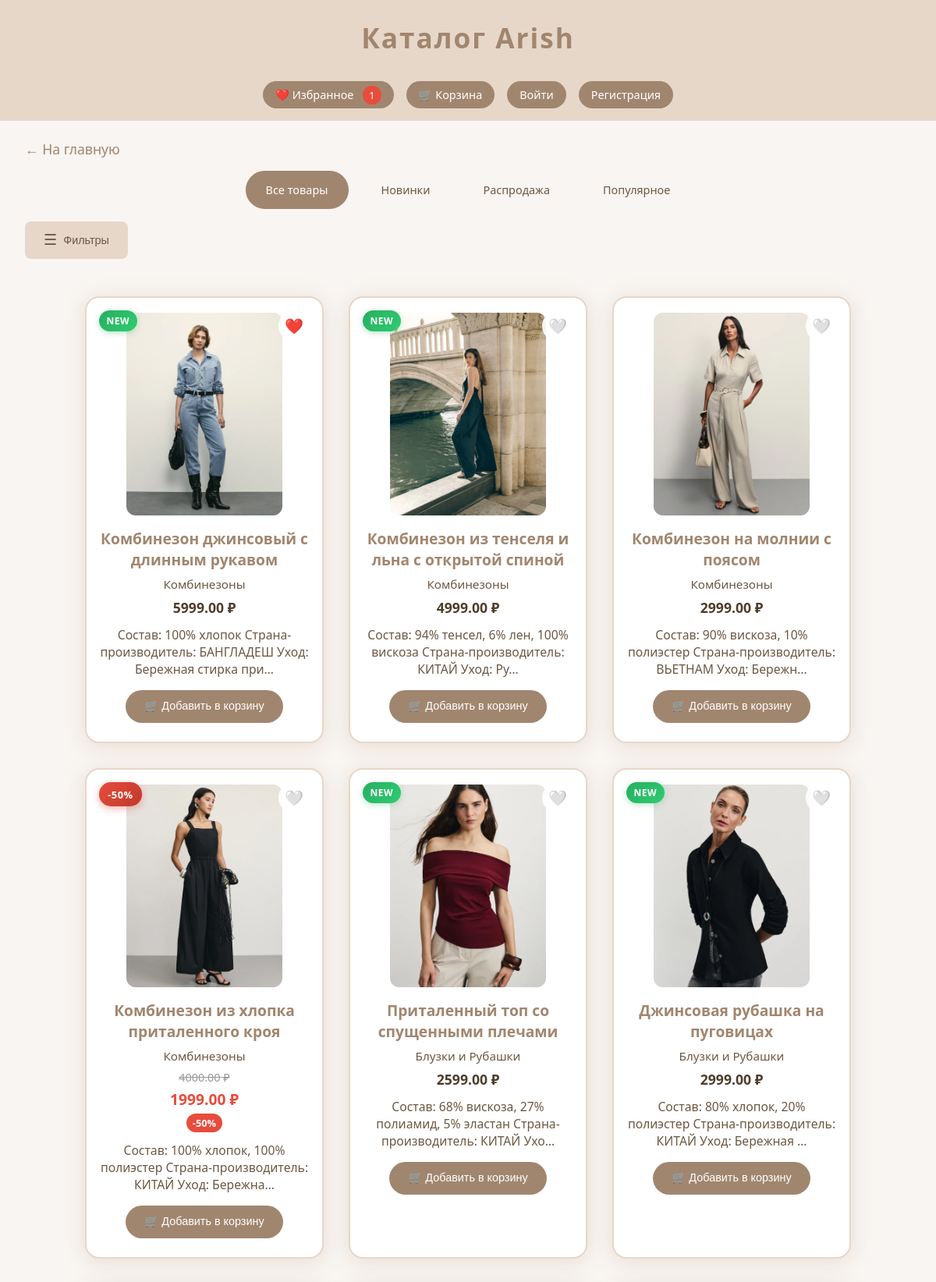
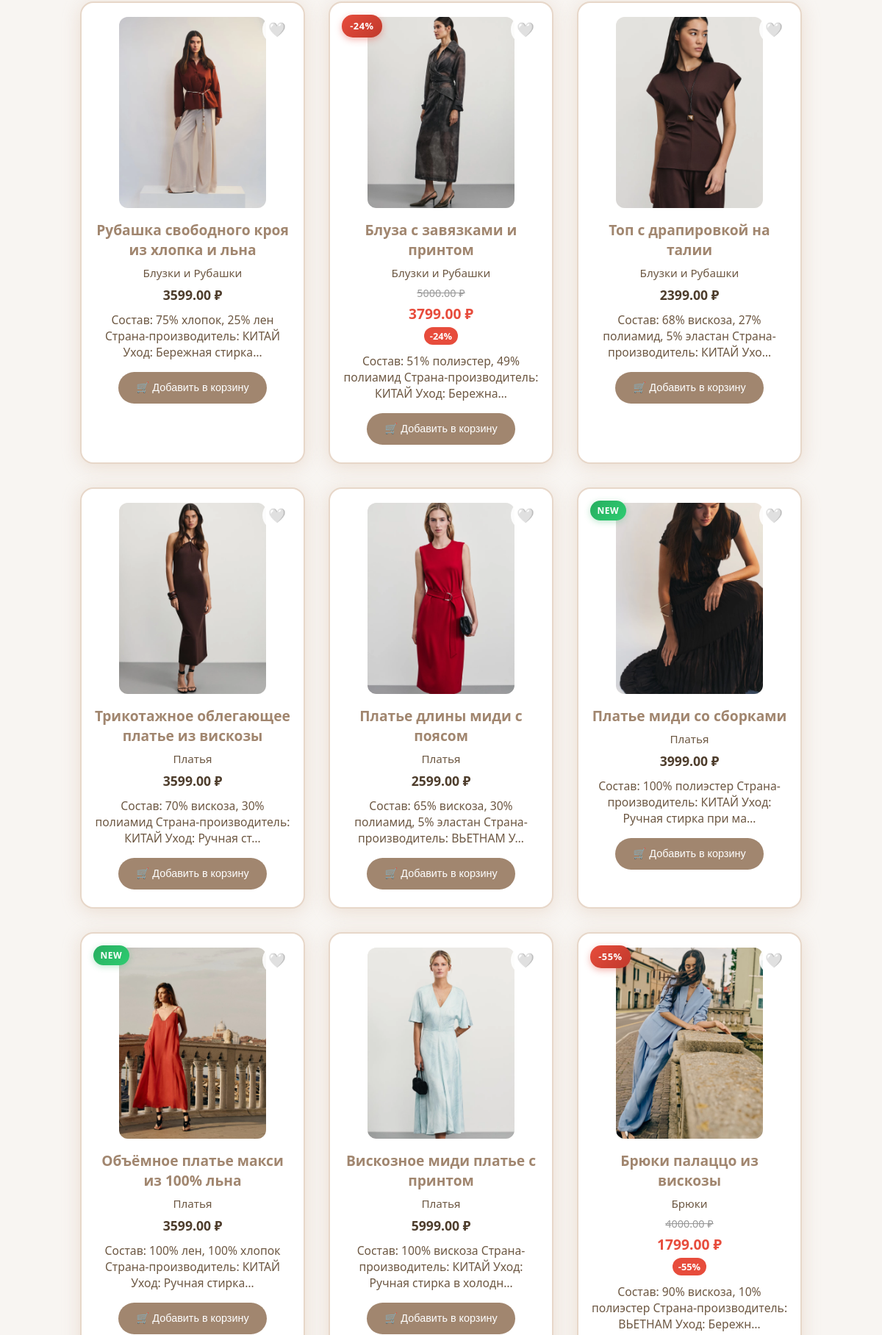
/shop/ (signed in, upper part), run on the app's committed database (2 pictures, top to bottom).
### shop/models.py (models this page shows, shortened)
class Product(models.Model):
    name = models.CharField('Название', max_length=120)
    description = models.TextField('Описание', blank=True)
    price = models.DecimalField('Цена', max_digits=8, decimal_places=2)
    old_price = models.DecimalField('Старая цена', max_digits=8, decimal_places=2, null=True, blank=True)
    image = models.ImageField('Изображение', upload_to='products/')
    category = models.CharField('Категория', max_length=60, blank=True)
    is_new = models.BooleanField('Новинка', default=False)
    is_popular = models.BooleanField('Популярное', default=False)
    is_sale = models.BooleanField('Распродажа', default=False)
    created_at = models.DateTimeField('Дата добавления', auto_now_add=True)
    @property
    def discount_percent(self):
        if self.old_price and self.old_price > self.price:
            return int(((self.old_price - self.price) / self.old_price) * 100)
        return 0

### shop/views.py (the view)
# urls.py: path('', views.product_list, name='product_list'),
def product_list(request):
    category = request.GET.get('category', '')
    search = request.GET.get('search', '')
    min_price = request.GET.get('min_price', '')
    max_price = request.GET.get('max_price', '')
    products = Product.objects.all()
    if category:
        products = products.filter(category__icontains=category)
    if search:
        products = products.filter(
            Q(name__icontains=search) |
            Q(description__icontains=search) |
            Q(category__icontains=search)
        )
    if min_price:
        try:
            products = products.filter(price__gte=float(min_price))
        except ValueError:
            pass
    if max_price:
        try:
            products = products.filter(price__lte=float(max_price))
        except ValueError:
            pass
    products = products.order_by('-created_at')
    categories = Product.objects.values_list('category', flat=True).distinct().exclude(category='')
    cart_items = []
    cart_total = 0
    if request.session.session_key:
        cart_items = CartItem.objects.filter(session_key=request.session.session_key)
        cart_total = sum(item.get_total_price() for item in cart_items)
    favorites = []
    if request.user.is_authenticated:
        favorites = Favorite.objects.filter(user=request.user).values_list('product_id', flat=True)
    elif request.session.session_key:
        favorites = Favorite.objects.filter(session_key=request.session.session_key).values_list('product_id', flat=True)
    context = {
        'products': products,
        'categories': categories,
        'cart_items': cart_items,
        'cart_total': cart_total,
        'cart_count': len(cart_items),
        'favorites': favorites,
        'favorites_count': len(favorites),
        'filters': {
            'category': category,
            'search': search,
            'min_price': min_price,
            'max_price': max_price,
        }
    }
    return render(request, 'shop/product_list.html', context)

### shop/templates/shop/product_list.html (shortened to what this page needs)
<!DOCTYPE html>
<html lang="ru">
<head>
</head>
<body>
    <div class="header">
        {% if section_title %}
            {{ section_title }} — Arish
        {% else %}
            Каталог Arish
        {% endif %}
    </div>
    <div class="header-controls">
        <a href="{% url 'favorites' %}" class="header-link">
            ❤️ Избранное
            {% if favorites_count > 0 %}
                <span class="count-badge">{{ favorites_count }}</span>
            {% endif %}
        </a>
        <a href="{% url 'cart' %}" class="header-link">
            🛒 Корзина
        </a>
        <a href="{% url 'login' %}" class="header-link">Войти</a>
        <a href="{% url 'register' %}" class="header-link">Регистрация</a>
    </div>
    <a href="/" class="back-link">← На главную</a>
    <div class="section-nav">
        <a href="{% url 'product_list' %}" class="section-nav-link {% if not section_title %}active{% endif %}">Все товары</a>
        <a href="{% url 'new_products' %}" class="section-nav-link {% if section_title == 'Новинки' %}active{% endif %}">Новинки</a>
        <a href="{% url 'sale_products' %}" class="section-nav-link {% if section_title == 'Распродажа' %}active{% endif %}">Распродажа</a>
        <a href="{% url 'popular_products' %}" class="section-nav-link {% if section_title == 'Популярное' %}active{% endif %}">Популярное</a>
    </div>
    <button class="filters-toggle" onclick="toggleFilters()">
        <span class="hamburger-icon">☰</span>
        <span class="toggle-text">Фильтры</span>
    </button>
    <div class="catalog">
        {% for product in products %}
        <div class="product-card" onclick="openProduct({{ product.id }})">
            {% if product.is_new %}
                <div class="new-badge">New</div>
            {% endif %}
            {% if product.is_sale and product.discount_percent > 0 %}
                <div class="sale-badge">-{{ product.discount_percent }}%</div>
            {% endif %}
            <button class="favorite-btn {% if product.id in favorites %}active{% endif %}"
                    onclick="event.stopPropagation(); toggleFavorite({{ product.id }}, this)">
                {% if product.id in favorites %}❤️{% else %}🤍{% endif %}
            </button>
            {% if product.image %}
                <img src="{{ product.image.url }}" alt="{{ product.name }}" class="product-img">
            {% else %}
                <div class="product-img" style="display:flex;align-items:center;justify-content:center;color:#ccc;">Нет фото</div>
            {% endif %}
            <div class="product-title">{{ product.name }}</div>
            <div class="product-category">{{ product.category }}</div>
            <div class="product-price">
                {% if product.old_price and product.old_price > product.price %}
                    <span class="old-price">{{ product.old_price }} ₽</span>
                    <span class="current-price">{{ product.price }} ₽</span>
                    <span class="discount-badge">-{{ product.discount_percent }}%</span>
                {% else %}
                    {{ product.price }} ₽
                {% endif %}
            </div>
            <div class="product-desc">{{ product.description|truncatechars:80 }}</div>
            <form method="post" action="{% url 'add_to_cart' product.id %}" class="add-to-cart-form" onclick="event.stopPropagation();">
                <button type="submit" class="add-to-cart-btn">🛒 Добавить в корзину</button>
            </form>
        </div>
        {% endfor %}
    </div>
</body>
</html>

### shop/templates/shop/product_list.html (style rules this page uses)
body { margin: 0; font-family: 'Segoe UI', Arial, sans-serif; background: #f8f5f2; color: #4e3d2c; }
.header { background: #e7d7c9; padding: 1.5rem 0 1rem 0; text-align: center; font-size: 2.2rem; font-weight: bold; color: #a1866f; letter-spacing: 2px; position: relative; }
.header-controls { background: #e7d7c9; padding: 1rem 2rem; display: flex; gap: 1rem; align-items: center; justify-content: center; flex-wrap: wrap; }
.header-link { background: #a1866f; color: white; padding: 0.5rem 1rem; border-radius: 25px; text-decoration: none; font-size: 0.9rem; transition: background 0.2s; }
.count-badge { background: #e74c3c; color: white; border-radius: 50%; padding: 0.2rem 0.5rem; font-size: 0.8rem; margin-left: 0.5rem; }
.filters-toggle { background: #e7d7c9; color: #6d5843; border: none; padding: 0.8rem 1.5rem; border-radius: 8px; font-size: 0.9rem; cursor: pointer; transition: all 0.2s; margin: 1rem 2rem; display: flex; align-items: center; gap: 0.5rem; }
.hamburger-icon { font-size: 1.2rem; }
.catalog { display: flex; flex-wrap: wrap; gap: 2rem; justify-content: center; padding: 2rem 1rem 3rem 1rem; }
.product-card { background: #fff; border-radius: 18px; box-shadow: 0 4px 24px #e7d7c9cc; border: 2px solid #e7d7c9; width: 270px; display: flex; flex-direction: column; align-items: center; padding: 1.2rem 1rem 1.5rem 1rem; transition: transform 0.2s, box-shadow 0.2s; position: relative; cursor: pointer; }
.favorite-btn { position: absolute; top: 1rem; right: 1rem; background: rgba(255, 255, 255, 0.9); border: none; border-radius: 50%; width: 40px; height: 40px; cursor: pointer; font-size: 1.2rem; transition: all 0.2s; display: flex; align-items: center; justify-content: center; z-index: 10; }
.favorite-btn.active { color: #e74c3c; }
.favorite-btn:not(.active) { color: #ccc; }
.product-img { width: 200px; height: 260px; object-fit: cover; border-radius: 12px; margin-bottom: 1rem; background: #f8f5f2; }
.product-title { font-size: 1.2rem; font-weight: 600; color: #a1866f; margin-bottom: 0.5rem; text-align: center; }
.product-category { font-size: 0.95rem; color: #6d5843; margin-bottom: 0.5rem; }
.product-price { font-size: 1.1rem; color: #4e3d2c; font-weight: bold; margin-bottom: 0.7rem; display: flex; flex-direction: column; align-items: center; gap: 0.3rem; }
.old-price { font-size: 0.9rem; color: #999; text-decoration: line-through; font-weight: normal; }
.current-price { font-size: 1.2rem; color: #e74c3c; font-weight: bold; }
.discount-badge { background: #e74c3c; color: white; font-size: 0.8rem; padding: 0.2rem 0.5rem; border-radius: 12px; font-weight: bold; }
.new-badge { position: absolute; top: 1rem; left: 1rem; background: linear-gradient(135deg, #27ae60 0%, #2ecc71 100%); color: white; font-size: 0.75rem; font-weight: bold; padding: 0.3rem 0.6rem; border-radius: 15px; text-transform: uppercase; letter-spacing: 0.5px; box-shadow: 0 2px 8px rgba(39, 174, 96, 0.3); z-index: 10; animation: pulse 2s infinite; }
.sale-badge { position: absolute; top: 1rem; left: 1rem; background: linear-gradient(135deg, #e74c3c 0%, #c0392b 100%); color: white; font-size: 0.8rem; font-weight: bold; padding: 0.4rem 0.7rem; border-radius: 15px; text-transform: uppercase; letter-spacing: 0.5px; box-shadow: 0 3px 10px rgba(231, 76, 60, 0.4); z-index: 10; animation: salePulse 1.5s infinite; }
.product-desc { font-size: 0.98rem; color: #6d5843; text-align: center; margin-bottom: 1rem; }
.add-to-cart-btn { background: #a1866f; color: white; border: none; padding: 0.8rem 1.5rem; border-radius: 25px; font-size: 0.9rem; cursor: pointer; transition: all 0.2s; width: 100%; }
.back-link { display: inline-block; margin: 1.5rem 0 0 2rem; color: #a1866f; text-decoration: none; font-size: 1.1rem; transition: color 0.2s; }
.section-nav { display: flex; justify-content: center; gap: 1rem; margin: 1rem 2rem; flex-wrap: wrap; }
.section-nav-link { background: #f8f5f2; color: #6d5843; padding: 0.8rem 1.5rem; border-radius: 25px; text-decoration: none; font-size: 0.9rem; transition: all 0.3s; border: 2px solid transparent; }
.section-nav-link.active { background: #a1866f; color: white; border-color: #a1866f; }

### data on the page
Product: is_new "NEW", image (picture), name "Комбинезон джинсовый с длинным рукавом", category "Комбинезоны", price "5999.00", description "Состав: 100% хлопок Страна-производитель: БАНГЛАДЕШ Уход: Бережная стирка при…"
Product: is_new "NEW", image (picture), name "Комбинезон из тенселя и льна с открытой спиной", category "Комбинезоны", price "4999.00", description "Состав: 94% тенсел, 6% лен, 100% вискоза Страна-производитель: КИТАЙ Уход: Ру…"
Product: image (picture), name "Комбинезон на молнии с поясом", category "Комбинезоны", price "2999.00", description "Состав: 90% вискоза, 10% полиэстер Страна-производитель: ВЬЕТНАМ Уход: Бережн…"
Product: discount_percent "50", image (picture), name "Комбинезон из хлопка приталенного кроя", category "Комбинезоны", old_price "4000.00", price "1999.00", description "Состав: 100% хлопок, 100% полиэстер Страна-производитель: КИТАЙ Уход: Бережна…"
Product: is_new "NEW", image (picture), name "Приталенный топ со спущенными плечами", category "Блузки и Рубашки", price "2599.00", description "Состав: 68% вискоза, 27% полиамид, 5% эластан Страна-производитель: КИТАЙ Ухо…"
Product: is_new "NEW", image (picture), name "Джинсовая рубашка на пуговицах", category "Блузки и Рубашки", price "2999.00", description "Состав: 80% хлопок, 20% полиэстер Страна-производитель: КИТАЙ Уход: Бережная …"
Product: image (picture), name "Рубашка свободного кроя из хлопка и льна", category "Блузки и Рубашки", price "3599.00", description "Состав: 75% хлопок, 25% лен Страна-производитель: КИТАЙ Уход: Бережная стирка…"
Product: discount_percent "24", image (picture), name "Блуза с завязками и принтом", category "Блузки и Рубашки", old_price "5000.00", price "3799.00", description "Состав: 51% полиэстер, 49% полиамид Страна-производитель: КИТАЙ Уход: Бережна…"
Product: image (picture), name "Топ с драпировкой на талии", category "Блузки и Рубашки", price "2399.00", description "Состав: 68% вискоза, 27% полиамид, 5% эластан Страна-производитель: КИТАЙ Ухо…"
Product: image (picture), name "Трикотажное облегающее платье из вискозы", category "Платья", price "3599.00", description "Состав: 70% вискоза, 30% полиамид Страна-производитель: КИТАЙ Уход: Ручная ст…"
Product: image (picture), name "Платье длины миди с поясом", category "Платья", price "2599.00", description "Состав: 65% вискоза, 30% полиамид, 5% эластан Страна-производитель: ВЬЕТНАМ У…"
Product: is_new "NEW", image (picture), name "Платье миди со сборками", category "Платья", price "3999.00", description "Состав: 100% полиэстер Страна-производитель: КИТАЙ Уход: Ручная стирка при ма…"
Product: is_new "NEW", image (picture), name "Объёмное платье макси из 100% льна", category "Платья", price "3599.00", description "Состав: 100% лен, 100% хлопок Страна-производитель: КИТАЙ Уход: Ручная стирка…"
Product: image (picture), name "Вискозное миди платье с принтом", category "Платья", price "5999.00", description "Состав: 100% вискоза Страна-производитель: КИТАЙ Уход: Ручная стирка в холодн…"
Product: discount_percent "55", image (picture), name "Брюки палаццо из вискозы", category "Брюки", old_price "4000.00", price "1799.00", description "Состав: 90% вискоза, 10% полиэстер Страна-производитель: ВЬЕТНАМ Уход: Бережн…"

### other printed values
{{ favorites_count }} "1"
